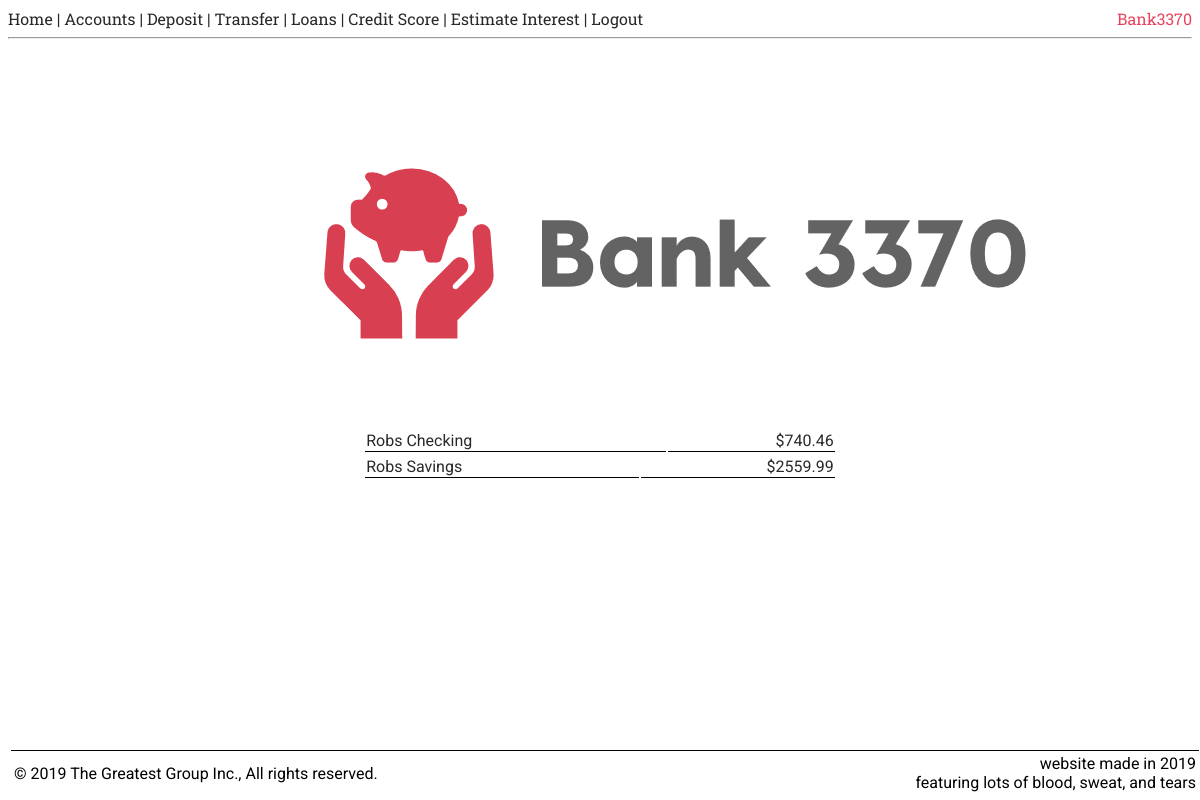
/index (signed in), run on an earlier commit of the app's database.
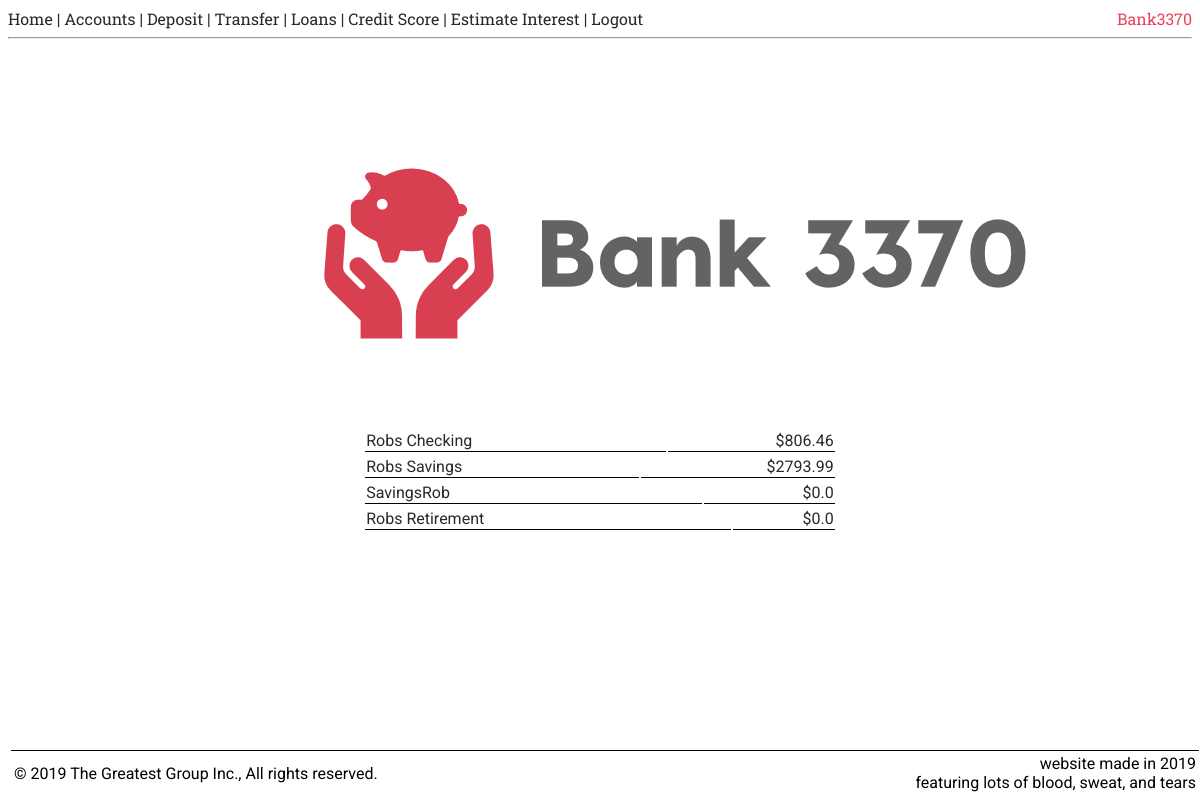
And on a later commit of the database.
### appdir/models.py (models this page shows, shortened)
class BankAccount(db.Model):
    __tablename__ = 'bankAccount'
    id = db.Column(db.Integer, primary_key=True)
    accountName = db.Column(db.Text, nullable=False)
    accountBalance = db.Column(db.REAL, nullable=False)
    insurance = db.Column(db.Integer, nullable=False)
    accountType = db.Column(db.ForeignKey('bankAccountType.accountType'), nullable=False)
    bankAccountType = relationship('BankAccountType')

### appdir/routes.py (the view)
@app.route('/')
@app.route('/index')
def index():
    x = getPatronAccounts(current_user.get_id())
    return render_template('home.html', title='Home', bankaccounts=x)

### appdir/accounts.py (called while the page is built)
def getPatronAccounts(user):
    patronsAccounts=PatronBankAccounts.query.filter_by(id_patron=user).all()
    namedAccounts = []
    for account in patronsAccounts:
        acc = BankAccount.query.filter_by(id=account.id_bankAccount).all()
        tempAccount = BankAccount()
        tempAccount.id = acc[0].id
        tempAccount.accountName = acc[0].accountName
        tempAccount.accountBalance = acc[0].accountBalance
        tempAccount.insurance = acc[0].insurance
        tempAccount.accountType = acc[0].accountType
        namedAccounts.append(tempAccount)
    return namedAccounts

### appdir/models.py (called while the page is built)
@login.user_loader
def loadUser(id):
    return Patron.query.get(int(id))

### appdir/templates/home.html
{% extends 'base.html' %}
{% block content %}
    <img id="logo" src="/static/logo.png">
    {% if bankaccounts != None %}
    {% for account in bankaccounts %}
    <table id="accountList">
        <tr>
            <td class="names">{{ account.accountName }}</td>
            <td class="amnts">${{ account.accountBalance }}</td>
        </tr>
    </table>
    {% endfor %}
    {% endif %}
{% endblock %}

### appdir/templates/base.html (shortened to what this page needs)
<!DOCTYPE html>
<html lang="en">
<head>
    <link rel= "stylesheet" type= "text/css" href= "{{ url_for('static',filename='styles.css') }}">
    <link rel="stylesheet" href="{{ url_for('static', filename='styles/styles.css') }}">
    <link rel="stylesheet" type="text/css" href="{{ url_for('static',filename='styles/structure.css') }}">
</head>
<body>
    <div id="nav">
        <a id="Active" href="{{ url_for('index') }}">Home</a> |
        {% if current_user.is_anonymous %}
        <a id="Active" href="{{ url_for('login') }}">Login</a> |
        <a id="Active" href="{{ url_for('register') }}">Register</a>
        {% else %}
        <a id="Active" href="{{ url_for('accounts', id=current_user.get_id()) }}">Accounts</a> |
        <a id="Active" href="{{ url_for('dep', id=current_user.get_id()) }}">Deposit</a> |
        <a id="Active" href="{{ url_for('tran', id=current_user.get_id()) }}">Transfer</a> |
        <a id="Active" href="{{ url_for('loans', id=current_user.get_id()) }}">Loans</a> |
        <a id="Active" href="{{ url_for('creditScore', id=current_user.get_id() )}}">Credit Score</a> |
        <a id="Active" href="{{ url_for('estimateInterest', id=current_user.get_id() )}}">Estimate Interest</a> |
        <a id="Active" href="{{ url_for('logout') }}">Logout</a>
        <a id="titleName">Bank3370</a>
        {% endif %}
    </div>
    <hr>
    <div class="container">
        {% block content %}{% endblock %}
    </div>
</body>
<footer>
    <table style="width:100%;margin:0px; padding-top: 40px;">
        <tr>
            <td id="font2" colspan="2">
                <table style="width:99%; border-top:1px black solid; position: absolute; bottom: 5px;">
                    <tr>
                        <td style="width:50%; text-align: left;"> &copy; 2019 The Greatest Group Inc., All rights reserved.</td>
                        <td style="width:50%; text-align: right;"> website made in 2019<br> featuring lots of blood, sweat, and tears</td>
                    </tr>
                </table>
            </td>
        </tr>
    </table>
</footer>
</html>

### appdir/static/styles.css (style rules this page uses)
#nav { font-size: 80; font-family: 'Roboto Slab', serif; color: #292929; text-decoration: none; }
a { text-decoration: none; font-family: 'Roboto Slab', serif; color: #292929; }
#accountList { font-family: 'Roboto', sans-serif; color: #292929; }
#font2 { font-family: 'Roboto', sans-serif; }
#titleName { float:right; font-family: 'Roboto Slab', serif; color: #e9425d; text-align: right; }
.amnts, .names { border-bottom: 1px solid black; }
.amnts { text-align: right; }
.names { text-align: left; }

### appdir/static/styles/structure.css (style rules this page uses)
.container { display: grid; grid-template-columns: 10% 20% 20% 20% 20% 10%; }
#accountList { grid-column-start: 3; grid-column-end: 5; }
#logo { grid-column-start: 2; grid-column-end: 5; padding-left: 10%; }

What changed in the data, as far as the page shows it:
changed BankAccount "Robs Checking": accountBalance "740.46" → "806.46"
changed BankAccount "Robs Savings": accountBalance "2559.99" → "2793.99"
added BankAccount: accountName "SavingsRob", accountBalance "0.0"
added BankAccount: accountName "Robs Retirement", accountBalance "0.0"
